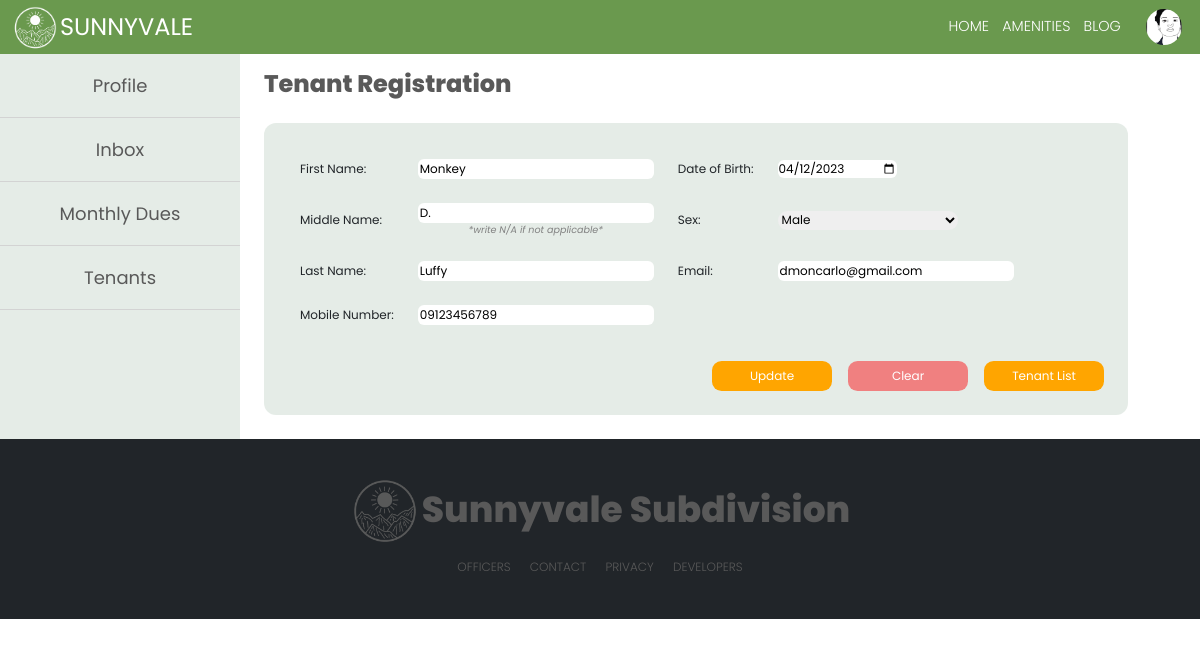
Screenshot of /modules/tenantHomeowner.php?tenant_id=1 (signed in) with the database file from the repository.
### tables this page shows
CREATE TABLE IF NOT EXISTS `user` (
  `user_id` int(11) NOT NULL AUTO_INCREMENT,
  `user_homeowner_id` int(11) DEFAULT NULL,
  `user_tenant_id` int(11) DEFAULT NULL,
  `subdivision` varchar(50) NOT NULL,
  `full_name` varchar(50) NOT NULL,
  `user_type` varchar(15) NOT NULL,
  `password` varchar(30) NOT NULL,
  `email_address` varchar(40) DEFAULT NULL,
  `account_status` varchar(15) NOT NULL,
  `verification_code` varchar(6) DEFAULT NULL,
  `email_verified_at` datetime DEFAULT NULL,
  `display_picture` varchar(255) NOT NULL,
  PRIMARY KEY (`user_id`)
);

CREATE TABLE IF NOT EXISTS `tenant` (
  `tenant_id` int(11) NOT NULL AUTO_INCREMENT,
  `homeowner_id` int(11) NOT NULL,
  `first_name` varchar(100) NOT NULL,
  `middle_name` varchar(100) NOT NULL,
  `last_name` varchar(100) NOT NULL,
  `subdivision` varchar(50) DEFAULT NULL,
  `birthdate` date NOT NULL,
  `sex` varchar(10) NOT NULL,
  `email` varchar(100) NOT NULL,
  `mobile_no` varchar(100) NOT NULL,
  `display_picture` varchar(255) NOT NULL,
  PRIMARY KEY (`tenant_id`)
);

### process.php (called while the page is built, shortened)
<?php
$con = new mysqli('localhost', 'root', '', 'sunnyvale') or die(mysqli_error($con));
if (isset($_GET['tenant_id'])) {
  $update = true;
  $tenant_id = $_GET['tenant_id'];
  $result = $con->query("SELECT * FROM tenant WHERE tenant_id = '$tenant_id'");
  if ($result->num_rows) {
    $row = $result->fetch_array();
    $first_name = $row['first_name'];
    $middle_name = $row['middle_name'];
    $last_name = $row['last_name'];
    $birthdate = $row['birthdate'];
    $sex = $row['sex'];
    $email_address = $row['email'];
    $mobile_number = $row['mobile_no'];
  }
}

### modules/tenantHomeowner.php (the view, shortened to what this page needs)
<?php
require '../marginals/topbar.php';
?>
<!DOCTYPE html>
<html lang="en">
<head>
    <link rel="stylesheet" href="https://cdnjs.cloudflare.com/ajax/libs/font-awesome/6.2.0/css/all.min.css" />
</head>
<body>
    <form method="post">
        <div class="secretary">
            <div class="sideBar">
                <?php require '../marginals/sidebarMemberPanel.php'; ?>
            </div>
            <div class="secretaryPanel">
                <div class="homeownerRegistration">
                    <label class="lblRegistration">Tenant Registration</label>
                    <div class="regForm">
                        <table class="tblForm">
                            <tr>
                                <td>First Name:</td>
                                <td>
                                    <input type="text" name="first_name" id="first_id" placeholder="first name" value="<?php echo $first_name ?? ''; ?>" required />
                                </td>
                                <td>Date of Birth:</td>
                                <td>
                                    <input type="date" data-date-format="yyyy-mm-dd" name="birthdate" value="<?php echo $birthdate ?? ''; ?>" id="birth_id" required />
                                </td>
                            </tr>
                            <tr>
                                <td>Middle Name:</td>
                                <td>
                                    <input type="text" name="middle_name" id="middle_id" placeholder="middle name" value="<?php echo $middle_name ?? ''; ?>" required />
                                    <p class="lblNA">*write N/A if not applicable*</p>
                                </td>
                                <td>Sex:</td>
                                <td>
                                    <select name="sex" id="sex_id" required>
                                        <option value="Male" <?php
                                                                if (isset($_GET['tenant_id'])) {
                                                                    if ($sex == "Male") {
                                                                        echo 'selected="selected"';
                                                                    }
                                                                }
                                                                ?>>Male</option>
                                    </select>
                                </td>
                            </tr>
                            <tr>
                                <td>Last Name:</td>
                                <td>
                                    <input type="text" name="last_name" id="last_id" placeholder="last name" value="<?php echo $last_name ?? ''; ?>" required />
                                </td>
                                <td>Email:</td>
                                <td>
                                    <input type="text" name="email_address" id="email_id" placeholder="email" value="<?php echo $email_address ?? ''; ?>" required />
                                </td>
                            </tr>
                            <tr>
                                <td>Mobile Number:</td>
                                <td>
                                    <input type="text" name="mobile_number" id="mobile_id" placeholder="mobile no." value="<?php echo $mobile_number ?? ''; ?>" required />
                                </td>
                            </tr>
                        </table>
                        <div class="buttonGrpRegister">
                            <?php if ($update == true) : ?>
                                <button data-bs-toggle="modal" data-bs-target="#homeowner_update" type="button" class="btnUpdateReg">
                                    Update
                                </button>
                            <?php else : ?>
                                <button data-bs-toggle="modal" data-bs-target="#homeowner_submit" type="button" class="btnSubmitReg">
                                    Submit
                                </button>
                            <?php endif; ?>
                            <button type="button" value="" class="btnClearReg" data-bs-toggle="modal" data-bs-target="#exampleModal">
                                Clear
                            </button>
                            <button type="button" value="" class="btnImportReg" data-bs-toggle="modal" data-bs-target="#importCSVModal">
                                Tenant List
                            </button>
                        </div>
                    </div>
                </div>
            </div>
        </div>
    </form>
    <?php
    require '../marginals/footer2.php'
    ?>
</body>
</html>

### marginals/topbar.php (shortened to what this page needs)
<?php
include "../process.php";
if ($_SESSION['user_type'] == 'Tenant') {
  $result = $con->query("SELECT * FROM user WHERE user_id = " . $user_id = $_SESSION['user_id'] . "") or die($mysqli->error);
  $result1 = $con->query("SELECT * FROM user WHERE user_id = " . $user_id = $_SESSION['user_id'] . "")  or die($mysqli->error);
  $row1 = $result1->fetch_assoc();
  $homeowner_id_profile = $row1['user_homeowner_id'];
  $fullname_monthlyDues = $row1['full_name'];
  $user_type = $row1['user_type'];
  $resultSubdivision = $con->query("SELECT * FROM user WHERE user_id = " . $user_id = $_SESSION['user_id'] . " AND subdivision = '" . $_SESSION['subdivision'] . "'") or die($mysqli->error);
  $rowSubdivision = $resultSubdivision->fetch_assoc();
  $subdivision_name1 = $rowSubdivision['subdivision'] ?? '';
  $resultComplainee = $con->query("SELECT * FROM homeowner_profile WHERE subdivision ='$subdivision_name1' AND homeowner_id != '$homeowner_id_profile' ORDER BY first_name");
} else {
  $result = $con->query("SELECT * FROM user WHERE user_id = " . $user_id = $_SESSION['user_id'] . "") or die($mysqli->error);
  $result1 = $con->query("SELECT * FROM user, homeowner_profile  WHERE user_id = " . $user_id = $_SESSION['user_id'] . "  AND full_name = CONCAT(first_name, ' ', last_name)") or die($mysqli->error);
  $row1 = $result1->fetch_assoc();
  $user_type = $row1['user_type'];
}
?>
<!DOCTYPE html>
<html lang="en">
<head>
  <link href="https://cdn.jsdelivr.net/npm/bootstrap@5.0.2/dist/css/bootstrap.min.css" rel="stylesheet">
</head>
<body>
  <div class='navigation'>
    <div class="topLeft">
      <img src="..\img\logoSV.png" alt="" />
      <i class="topIcon">SUNNYVALE</i>
    </div>
    <form class="topbarNav" method="post">
      <div class="topCenter">
        <ul class="topList">
          <li data-bs-toggle="modal" data-bs-target="#confirmLogout" onclick="location.href='#confirmLogout'" class="topListItem1">HOME</li>
          <?php
          if ($user_type == 'Homeowner' or $user_type == 'Tenant') {
          ?>
            <li onclick="location.href='../modules/amenities.php'" class="topListItem1">AMENITIES</li>
          <?php
          }
          ?>
          <?php
          if ($user_type != 'Guard') {
          ?>
            <li onclick="location.href='../modules/blogHome.php'" class="topListItem1"> BLOG</li>
          <?php
          }
          ?>
      </div>
      <div class="topRight">
        <div class='menu-trigger'>
          <div class="btn-group dropleft">
            <button type="button" class="dropdownIMG" data-toggle="dropdown" aria-haspopup="true" aria-expanded="false">
              <img class="topImg1" <?php
                                    $row = $result->fetch_assoc();
                                    $imageURL = '../media/displayPhotos/' . $row['display_picture'];
                                    ?> src="<?= $imageURL ?>" alt="" />
            </button>
          </div>
        </div>
      </div>
    </form>
  </div>
</body>
</html>

### marginals/topbar.php (style rules this page uses)
.topbarNav { display: flex; gap: 1vw; align-items: center; }
.navigation { margin-top: 0; margin-bottom: 0; padding: 0; width: 100%; height: 4.5vw; background-color: rgba(106, 153, 78); position: sticky; top: 0; display: flex; align-items: center; font-family: "Poppins", sans-serif; z-index: 999; backdrop-filter: blur(5px); }
.topLeft { max-height: 4.5vw; margin-top: 0; flex: 3; display: flex; align-items: center; justify-content: flex-start; margin-left: 1vw; }
.topLeft img { max-height: 4vw; }
.topRight { max-height: 4.5vw; flex: 3; display: flex; align-items: center; justify-content: flex-end; margin-right: 1vw; }
.topCenter { flex: 60; }
.topIcon { font-size: 2vw; margin-right: 10px; color: white; font-family: "Poppins", sans-serif; font-style: normal; cursor: pointer; }
.menu-trigger { display: flex; max-height: 4.5vw; }
.topImg1 { max-height: 3vw; max-width: 3vw; width: 3vw; height: 3vw; border-radius: 50%; object-fit: cover; cursor: pointer; }
.topList { display: flex; justify-content: flex-end; margin: 0; padding: 0; list-style: none; color: white; }
.topListItem1 { color: white; padding: 0.5vw; margin-right: 0.1vw; font-size: 1.2vw; font-weight: 300; cursor: pointer; }
.dropdownIMG { background-color: rgb(89, 89, 89, 0); border: none !important; }

### modules/tenantHomeowner.php (style rules this page uses)
* { margin: 0; font-family: 'Poppins', sans-serif; }
input { font-size: 1vw; border-radius: 0.5vw; border: none !important; }
select { font-size: 1vw; border: none !important; border-radius: 1vw; width: 15vw; }
.tblForm { border: 0 none !important; }
.tblForm th, td { font-size: 1vw; padding: 1vw; }
.secretary { display: flex; }
.sideBar { background-color: rgb(248, 245, 227); flex: 2; color: black; }
.secretaryPanel { flex: 8; width: 100%; overflow-x: hidden; }
.regForm { background-color: rgb(170, 192, 175, 0.3); width: 90%; padding: 2vw; margin: 2vw; border-radius: 1vw; }
.btnUpdateReg { background-color: orange; border: 0; padding: 0.5vw; max-width: 50vw; width: 10vw; font-family: "Poppins", sans-sans-serif; font-size: 1vw; margin-top: 2vw; color: white; border-radius: 0.8vw; cursor: pointer; }
.btnClearReg { background-color: lightcoral; border: 0; padding: 0.5vw; max-width: 50vw; width: 10vw; font-family: "Poppins", sans-sans-serif; font-size: 1vw; margin-top: 2vw; color: white; border-radius: 0.8vw; cursor: pointer; }
.lblRegistration { font-size: 2vw; font-family: "Poppins", sans-serif; margin-top: 1vw; margin-left: 2vw; margin-bottom: -2vw; padding: 0; color: rgb(89, 89, 89); font-weight: 800; }
.lblNA { margin: 0; color: gray; font-size: 0.8vw; text-align: center; font-style: italic; }
.buttonGrpRegister { display: flex; justify-content: end; gap: 1em; }
.btnImportReg, .btnImport { background-color: orange; border: 0; padding: 0.5vw; max-width: 50vw; width: 10vw; font-family: "Poppins", sans-sans-serif; font-size: 1vw; margin-top: 2vw; color: white; border-radius: 0.8vw; cursor: pointer; }

### marginals/sidebarMemberPanel.php (style rules this page uses)
* { margin: 0; font-family: 'Poppins', sans-serif; }
input { font-size: 1vw; border-radius: 0.5vw; border: none !important; }
select { font-size: 1vw; border: none !important; border-radius: 1vw; width: 15vw; }
.tblForm { border: 0 none !important; }
.tblForm th, td { font-size: 1vw; padding: 1vw; }
.secretary { display: flex; }
.sideBar { background-color: rgb(170, 192, 175, 0.3); flex: 2; color: black; }

### rows the page displays
user: display_picture (picture)
tenant: first_name "Monkey", birthdate "04/12/2023", middle_name "D.", sex "Male", last_name "Luffy", email_address "dmoncarlo@gmail.com", mobile_number "09123456789"
